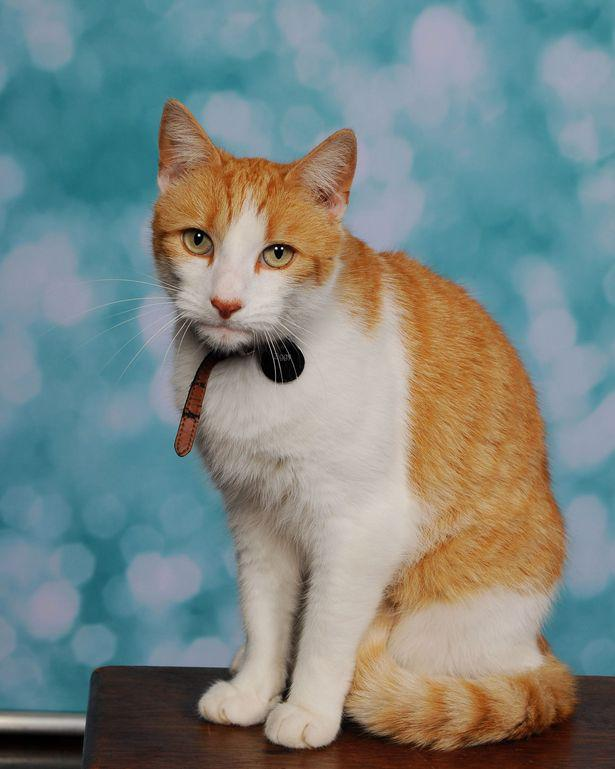
#> input picture Dataset_2_CAT_DOG/Cat_Dog_Recog/input/Dataset/cats/cat_1.jpg, 615 x 769 px, given in place of _onlycat_1.jpg, which was not available
$ jupyter execute --allow-errors Main.ipynb   (text cells are left out)
#> lines starting #> are read from the running program, lines starting #| are printed output that depends on the picture; pictures that were not available may be replaced by others from this repository, and a replacement may not be noted
[cell 1]
import os

import cv2
import matplotlib.pyplot as plt
import numpy as np
from skimage import io
from skimage.color import rgb2gray
from skimage.transform import resize
from sklearn import svm
from sklearn.metrics import ConfusionMatrixDisplay
from sklearn.metrics import confusion_matrix
from sklearn.model_selection import learning_curve, validation_curve, StratifiedShuffleSplit
from sklearn.model_selection import train_test_split
from sklearn.neighbors import KNeighborsClassifier
from sklearn.neural_network import MLPClassifier

[cell 2]
# data paths for dataset
X_Cats = "./input/Dataset/cats/"
X_Dogs = "./input/Dataset/dogs/"

# Constant
IMAGE_RESIZE_SIZE = (200, 200, 3)

[cell 3]
def train_data():
    """
    Method to preprocess the training data
    """
    images = []
    labels = []

    img_dog = []
    target_value_dog_images = []
    dogs_data = next(os.walk(X_Dogs))
    print(f'Train dog images count: {len(dogs_data[2])}')
    for file in dogs_data[2]:
        img_x = rgb2gray(resize(cv2.imread(dogs_data[0] + file), IMAGE_RESIZE_SIZE))
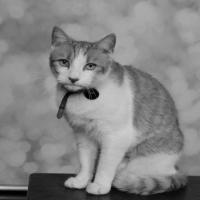
#> img_x: shape (200, 200) float64; min 0.00144, max 0.81, mean 0.521
        img_x = np.ravel(img_x)
        img_dog.append(img_x)
        target_value_dog_images.append(0)

    images.extend(img_dog)
    labels.extend(target_value_dog_images)

    img_cat = []
    target_value_for_cat_data = []
    cats_data = next(os.walk(X_Cats))
    print(f'Train cat images count: {len(cats_data[2])}')
    for file in cats_data[2]:
        img_x = rgb2gray(resize(io.imread(cats_data[0] + file), IMAGE_RESIZE_SIZE))
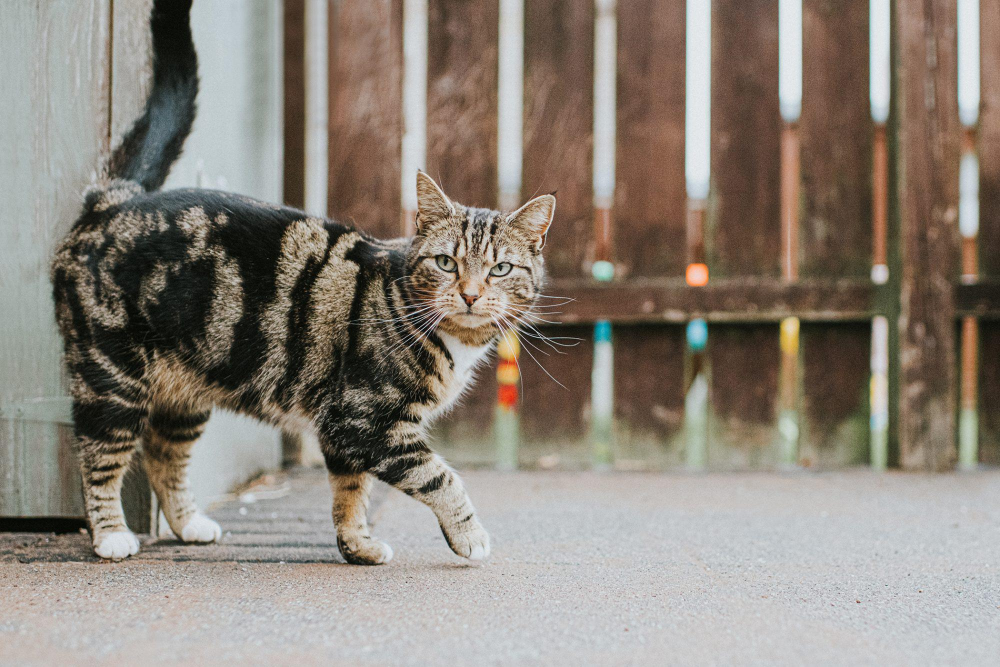
#> input picture Dataset_2_CAT_DOG/Cat_Dog_Recog/input/Dataset/cats/cat_10.jpg, 2000 x 1333 px (shown at 1/2 size)
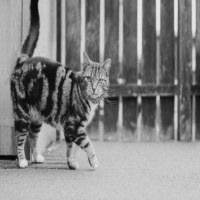
#> img_x: shape (200, 200) float64; min 0.0369, max 0.904, mean 0.519
#> pass 3 of the loop in train_data, `for file in cats_data[2]:`:
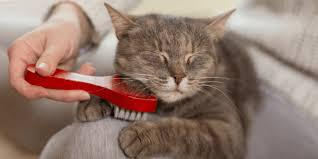
#> input picture Dataset_2_CAT_DOG/Cat_Dog_Recog/input/Dataset/cats/cat_104.jpg, 318 x 159 px
#> in train_data, `img_x = rgb2gray(resize(io.imread(cats_data[0] + file), IMAGE_RESIZE_S..`:
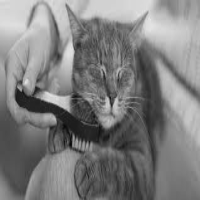
#> img_x: shape (200, 200) float64; min 0.0259, max 0.905, mean 0.496
#> the loop made 4 passes; the first 3 are shown
        img_x = np.ravel(img_x)
        img_cat.append(img_x)
        target_value_for_cat_data.append(1)

    images.extend(img_cat)
    labels.extend(target_value_for_cat_data)
    images, labels = np.asarray(images), np.asarray(labels)

    return images, labels

[cell 4]
def plot_learning_curve(
        estimator, X, y, title="Learning Curve", cv=None,
        train_sizes=np.linspace(0.1, 1.0, 5)
):
    plt.figure()
    plt.title(title)
    plt.xlabel("Training examples")
    plt.ylabel("Score")

    train_sizes, train_scores, test_scores, fit_times, _ = learning_curve(estimator, X, y, cv=cv, n_jobs=-1,
                                                                         train_sizes=train_sizes, return_times=True)
    train_scores_mean = np.mean(train_scores, axis=1)
    train_scores_std = np.std(train_scores, axis=1)
    test_scores_mean = np.mean(test_scores, axis=1)
    test_scores_std = np.std(test_scores, axis=1)

    plt.grid()
    plt.fill_between(train_sizes, train_scores_mean - train_scores_std,
                     train_scores_mean + train_scores_std, alpha=0.1, color="r")
    plt.plot(train_sizes, train_scores_mean, 'o-', color="r", label="Training score")

    plt.fill_between(train_sizes, test_scores_mean - test_scores_std,
                     test_scores_mean + test_scores_std, alpha=0.1, color="g")
    plt.plot(train_sizes, test_scores_mean, 'o-', color="g", label="Cross-validation score")
    plt.legend(loc="best")

    plt.figure()
    plt.title("Scalability of the model")
    plt.xlabel("Training examples")
    plt.ylabel("Fit times (seconds)")
    plt.grid()
    plt.plot(train_sizes, fit_times.mean(axis=1), 'o-')
    plt.show()


def plot_validation_curve(estimator, X, y, param_name, param_range, scoring='accuracy', cv=5):
    train_scores, test_scores = validation_curve(
        estimator, X, y, param_name=param_name, param_range=param_range,
        scoring=scoring, cv=cv, n_jobs=-1
    )

    train_scores_mean = np.mean(train_scores, axis=1)
    train_scores_std = np.std(train_scores, axis=1)
    test_scores_mean = np.mean(test_scores, axis=1)
    test_scores_std = np.std(test_scores, axis=1)

    plt.figure()
    plt.title(f"Validation Curve for {param_name}")
    plt.xlabel(param_name)
    plt.ylabel("Accuracy")
    plt.grid()

    plt.fill_between(param_range, train_scores_mean - train_scores_std,
                     train_scores_mean + train_scores_std, alpha=0.1, color="r")
    plt.plot(param_range, train_scores_mean, 'o-', color="r", label="Training score")

    plt.fill_between(param_range, test_scores_mean - test_scores_std,
                     test_scores_mean + test_scores_std, alpha=0.1, color="g")
    plt.plot(param_range, test_scores_mean, 'o-', color="g", label="Cross-validation score")

    plt.legend(loc="best")
    plt.show()

[cell 5]
# Training KNeighboursClassifier
training_images, training_labels = train_data()
neigh = KNeighborsClassifier()

[cell 6]
param_range_neighbors = [1, 3, 5, 7, 9, 11, 13, 15]
#> (the rest of this cell did not finish here and is left out)

[cell 7]
param_range_p = [1, 2]
#> (the rest of this cell did not finish here and is left out)


#> (a cell that did not finish here is left out)


[cell 9]
X_train, X_test, Y_train, Y_test = train_test_split(
    training_images, training_labels, test_size = 0.25, random_state = 0
)

[cell 10]
# Redefine model with best params
neigh = KNeighborsClassifier(n_neighbors=7, p=2)
neigh.fit(X_train, Y_train)

#> (a cell that did not finish here is left out)

#> (a cell that did not finish here is left out)

[cell 13]
rbf_svc = svm.SVC(kernel='rbf')

[cell 14]
cv = StratifiedShuffleSplit(n_splits=5, test_size=0.2, random_state=42)
#> (the rest of this cell did not finish here and is left out)


[cell 15]
# Varying the regularization parameter (C)
param_range_C = np.logspace(-3, 2, 6)
#> (the rest of this cell did not finish here and is left out)


[cell 16]
# Varying the gamma parameter for RBF kernel
param_range_gamma = np.logspace(-3, 2, 6)
#> (the rest of this cell did not finish here and is left out)


[cell 17]
rbf_svc = svm.SVC(kernel='rbf', gamma=0.1, C=0.01)
rbf_svc.fit(training_images, training_labels)
rbf_score = rbf_svc.score(X_test, Y_test)

[cell 18]
rbf_score

[cell 19]
y_predict = rbf_svc.predict(X_test)
confusion_matrix_data = confusion_matrix(y_true=Y_test, y_pred=y_predict)
confusion_matrix_display = ConfusionMatrixDisplay(confusion_matrix=confusion_matrix_data, display_labels=('Dogs', 'Cats'))
confusion_matrix_display.plot()
plt.show()
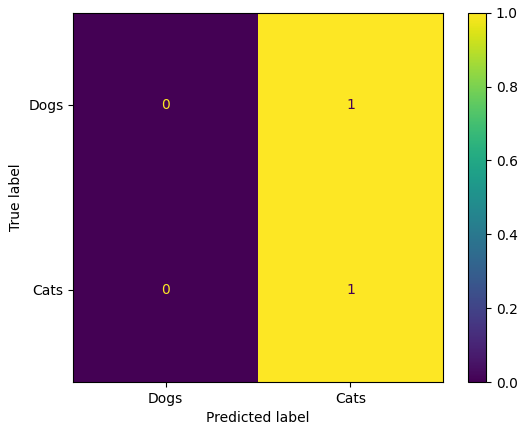
#> figure drawn by matplotlib, 2 panels

[cell 20]
linear_svc = svm.SVC(kernel='linear')

[cell 21]
cv = StratifiedShuffleSplit(n_splits=5, test_size=0.2, random_state=42)
#> (the rest of this cell did not finish here and is left out)


[cell 22]
# Varying the C parameter
param_range_C = [0.001, 0.01, 0.1, 1, 10, 100]
#> (the rest of this cell did not finish here and is left out)

[cell 23]
linear_svc = svm.SVC(kernel='linear', C=0.01)
#> (the rest of this cell did not finish here and is left out)

[cell 24]
mlpc = MLPClassifier(max_iter=4000, random_state=42)

[cell 25]
cv = StratifiedShuffleSplit(n_splits=5, test_size=0.2, random_state=42)
#> (the rest of this cell did not finish here and is left out)
